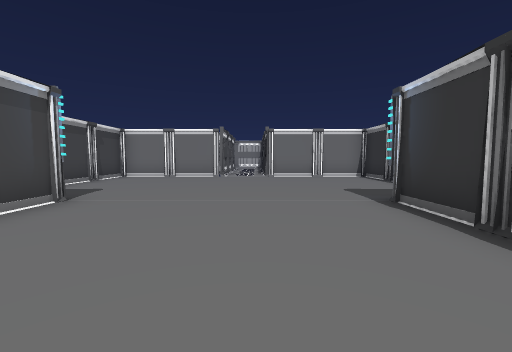
View 1 (above)

16 first-person views from a walk through a 3-D level made in the Unity game engine. The camera is 1.5 m above the floor, tilts 4° down and sees 90° across. Doors are open. The floor is counted in squares, 2 m on a side. Each view is taken from the middle of a square. On the plan, view 1 faces up. The plan holds only what a view shows up to about 9 squares ahead; the rest is blank. The place goes on beyond the plan. The player is left out. Some animated figures are not drawn. Some surface patterns are stand-ins.

View 2
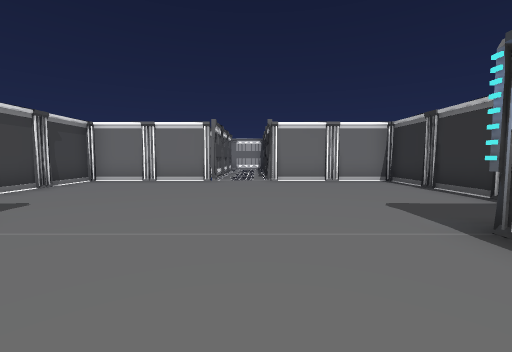

View 3
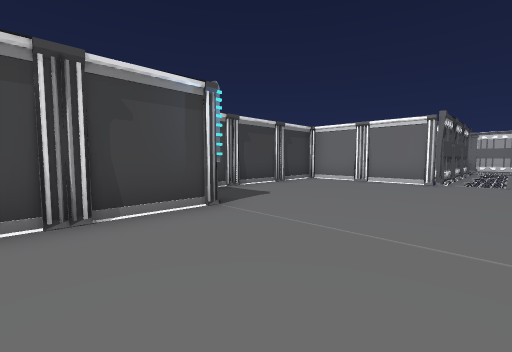

View 4
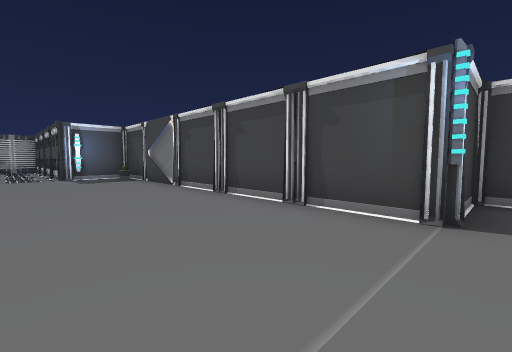

View 5
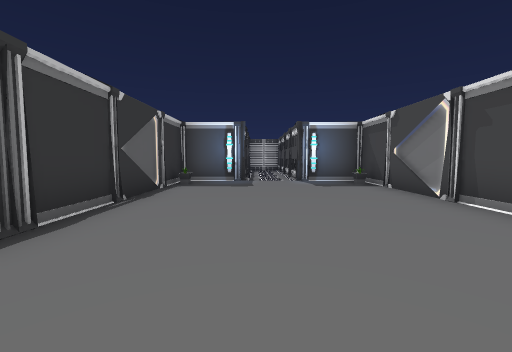

View 6
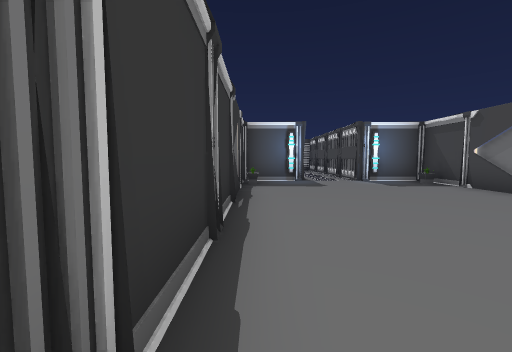

View 7
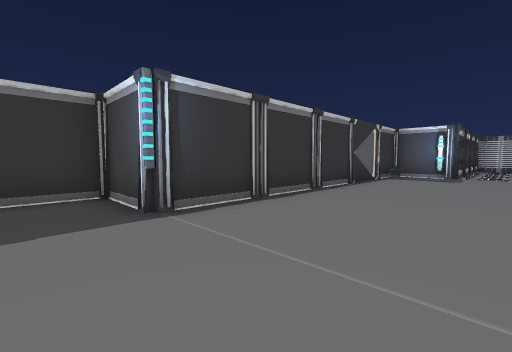

View 8
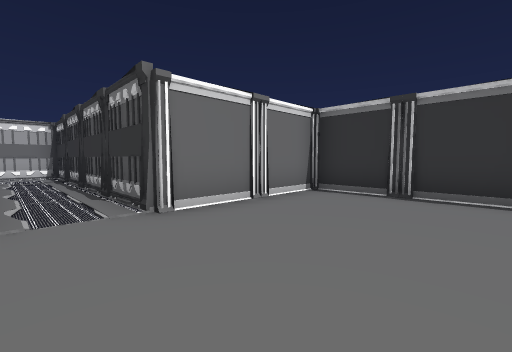

View 9
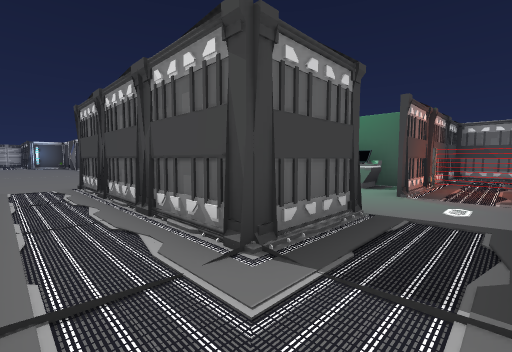

View 10
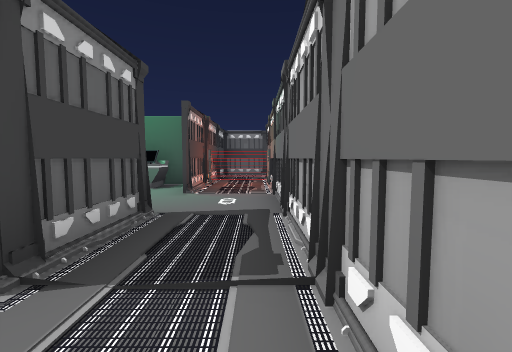

View 11
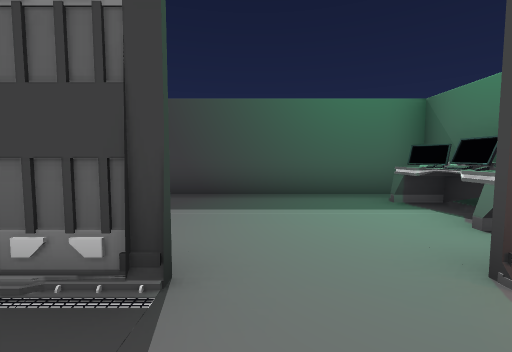

View 12
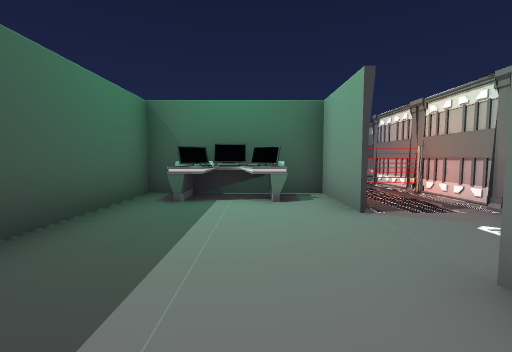

View 13
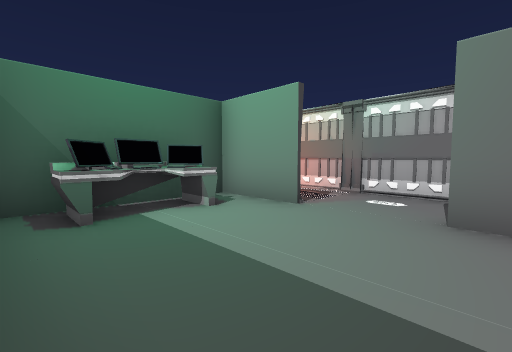

View 14
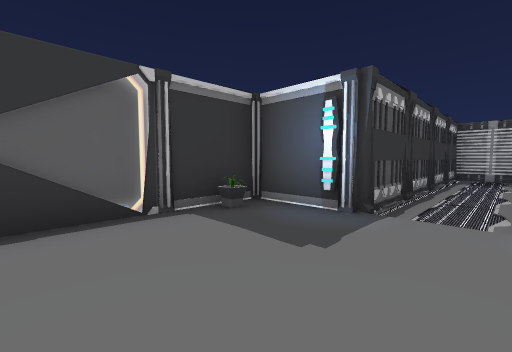

View 15
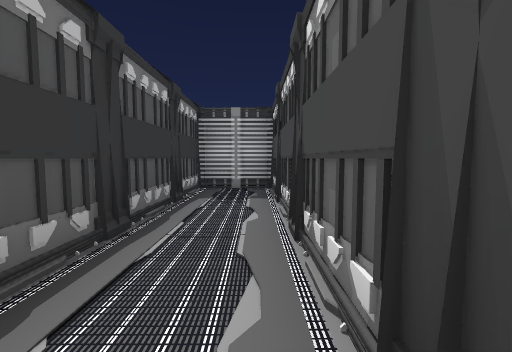

View 16
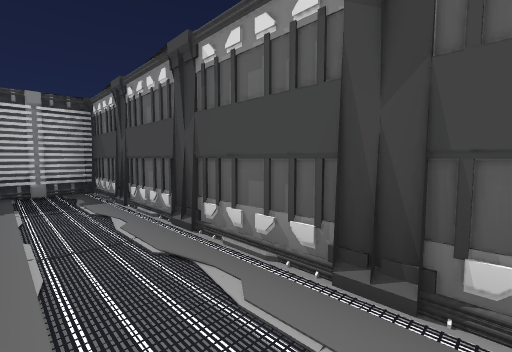

### Floor plan
Points are (right, up) in squares from view 1. A wall is a line through its corners. A room is listed if a view was taken in it or the views show most of it. See-through windows are left out.
Room 1 (views 1, 2, 3, 4, 5, 6, 7, 8, 14)
walls: (-1.4, 10.4) (-5.4, 10.4) (-5.4, 4.6) (-3.4, 4.6) (-3.4, -5.4) (-1.4, -5.4); (0.4, -5.4) (2.4, -5.4) (2.4, 4.6) (4.4, 4.6) (4.4, 10.4) (0.4, 10.4)
ways out: open door at (-0.5, 10.5) to room 2; open door at (-0.5, -5.5) to room 4
objects: other object (-3, -5); other object (2, -5)
Room 2 (views 9, 10, 11)
walls: (-3.5, 16.5) (-1.4, 16.5) (-1.4, 10.4); (-8.5, 16.5) (-5.4, 16.5); (0.4, 10.4) (0.4, 18.4) (-8.5, 18.4)
ways out: open door at (-0.5, 10.5) to room 1; opening at (-4.5, 16) to room 3
objects: other object (-7, 17); fence (-7, 18)
Room 3 (views 12, 13)
walls: (-5.4, 16.4) (-7.5, 16.4) (-7.5, 12.7) (-1.2, 12.7); (-2.9, 16.4) (-3.5, 16.4)
ways out: opening at (-4.5, 16) to room 2
objects: desk (-7, 14) to (-7, 15)
Room 4 (views 15, 16)
walls: (-1.4, -5.4) (-1.4, -13.5) (0.4, -13.5) (0.4, -5.4)
ways out: open door at (-0.5, -5.5) to room 1

Positions as (right, up) in squares from view 1, and headings:
1: (0, 0), facing up
2: (0, 2), facing up
3: (0, 2), facing up-left
4: (0, 5), facing down-left
5: (0, 3), facing down
6: (2, 3), facing down
7: (-1, 6), facing down-right
8: (-1, 7), facing up-right
9: (0, 18), facing down-left
10: (0, 18), facing left
11: (-4, 18), facing down
12: (-2, 15), facing left
13: (-3, 13), facing up-left
14: (-1, -2), facing down-right
15: (-1, -7), facing down
16: (0, -7), facing down-left
